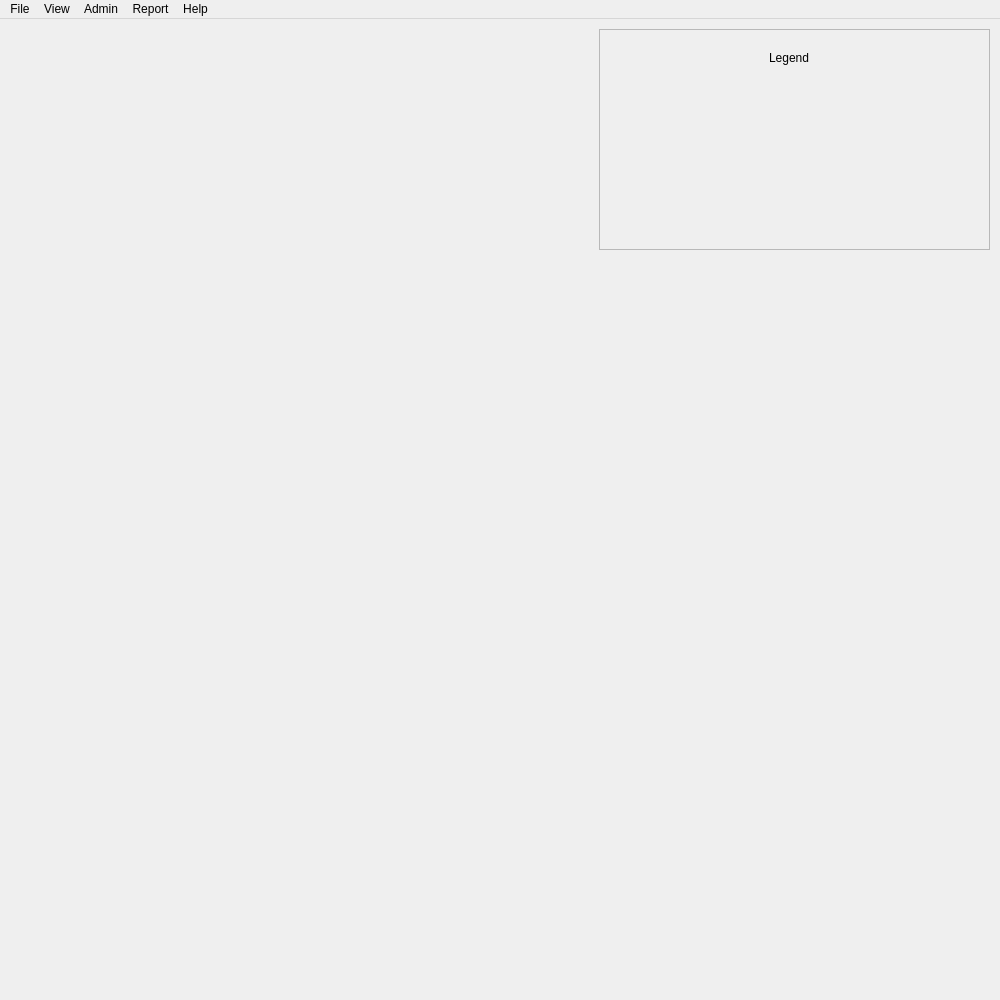
<?xml version="1.0" encoding="UTF-8"?>
<ui version="4.0">
 <class>MapWindow</class>
 <widget class="QMainWindow" name="MapWindow">
  <property name="geometry">
   <rect>
    <x>0</x>
    <y>0</y>
    <width>1000</width>
    <height>1000</height>
   </rect>
  </property>
  <property name="windowTitle">
   <string>MapWindow</string>
  </property>
  <widget class="QWidget" name="centralWidget">
   <widget class="QFrame" name="frame">
    <property name="geometry">
     <rect>
      <x>599</x>
      <y>10</y>
      <width>391</width>
      <height>221</height>
     </rect>
    </property>
    <property name="frameShape">
     <enum>QFrame::StyledPanel</enum>
    </property>
    <property name="frameShadow">
     <enum>QFrame::Raised</enum>
    </property>
    <widget class="QLabel" name="label">
     <property name="geometry">
      <rect>
       <x>170</x>
       <y>20</y>
       <width>51</width>
       <height>17</height>
      </rect>
     </property>
     <property name="text">
      <string>Legend</string>
     </property>
    </widget>
   </widget>
  </widget>
  <widget class="QMenuBar" name="menuBar">
   <property name="geometry">
    <rect>
     <x>0</x>
     <y>0</y>
     <width>1000</width>
     <height>23</height>
    </rect>
   </property>
   <widget class="QMenu" name="menuFile">
    <property name="title">
     <string>File</string>
    </property>
    <widget class="QMenu" name="menuSearch">
     <property name="title">
      <string>Search</string>
     </property>
     <widget class="QMenu" name="menuAvailable_Beds">
      <property name="title">
       <string>Available Beds</string>
      </property>
      <addaction name="actionAcute_Care"/>
      <addaction name="separator"/>
      <addaction name="actionComplex_Continuing_Care"/>
      <addaction name="separator"/>
      <addaction name="actionLong_Term_Care"/>
     </widget>
     <addaction name="menuAvailable_Beds"/>
    </widget>
    <addaction name="menuSearch"/>
    <addaction name="separator"/>
    <addaction name="actionLogout"/>
   </widget>
   <widget class="QMenu" name="menuView">
    <property name="title">
     <string>View</string>
    </property>
    <widget class="QMenu" name="menuFacility">
     <property name="title">
      <string>Facility</string>
     </property>
     <addaction name="actionHospital"/>
     <addaction name="separator"/>
     <addaction name="actionNursing_Home"/>
     <addaction name="separator"/>
     <addaction name="actionView_All"/>
    </widget>
    <addaction name="menuFacility"/>
   </widget>
   <widget class="QMenu" name="menuHelp">
    <property name="title">
     <string>Help</string>
    </property>
    <addaction name="actionAbout"/>
    <addaction name="actionFacilityView"/>
   </widget>
   <widget class="QMenu" name="menuAdmin">
    <property name="title">
     <string>Admin</string>
    </property>
    <addaction name="actionAdd_newUser"/>
   </widget>
   <widget class="QMenu" name="menuReport">
    <property name="title">
     <string>Report</string>
    </property>
    <addaction name="actionGenerate"/>
   </widget>
   <addaction name="menuFile"/>
   <addaction name="menuView"/>
   <addaction name="menuAdmin"/>
   <addaction name="menuReport"/>
   <addaction name="menuHelp"/>
  </widget>
  <action name="actionAbout">
   <property name="text">
    <string>About</string>
   </property>
  </action>
  <action name="actionHospital">
   <property name="text">
    <string>Hospital</string>
   </property>
  </action>
  <action name="actionNursing_Home">
   <property name="text">
    <string>Nursing Home</string>
   </property>
  </action>
  <action name="actionFull_Screen">
   <property name="text">
    <string>Full Screen</string>
   </property>
  </action>
  <action name="actionZoom_In">
   <property name="text">
    <string>Zoom In</string>
   </property>
  </action>
  <action name="actionZoom_Out">
   <property name="text">
    <string>Zoom Out</string>
   </property>
  </action>
  <action name="actionOn">
   <property name="text">
    <string>On</string>
   </property>
  </action>
  <action name="actionOff">
   <property name="text">
    <string>Off</string>
   </property>
  </action>
  <action name="actionLogout">
   <property name="text">
    <string>Logout</string>
   </property>
  </action>
  <action name="actionAcute_Care">
   <property name="text">
    <string>Acute Care</string>
   </property>
  </action>
  <action name="actionComplex_Continuing_Care">
   <property name="text">
    <string>Complex Continuing Care</string>
   </property>
  </action>
  <action name="actionLong_Term_Care">
   <property name="text">
    <string>Long Term Care</string>
   </property>
  </action>
  <action name="actionAdd_newUser">
   <property name="text">
    <string>Create User</string>
   </property>
  </action>
  <action name="actionDelete_User">
   <property name="text">
    <string>Delete User</string>
   </property>
  </action>
  <action name="actionCreate_Facility">
   <property name="text">
    <string>Create Facility</string>
   </property>
  </action>
  <action name="actionDelete_Facility">
   <property name="text">
    <string>Delete Facility</string>
   </property>
  </action>
  <action name="actionFacilityView">
   <property name="text">
    <string>FacilityView</string>
   </property>
  </action>
  <action name="actionGenerate">
   <property name="text">
    <string>Generate</string>
   </property>
  </action>
  <action name="actionView_All">
   <property name="text">
    <string>View All</string>
   </property>
  </action>
 </widget>
 <layoutdefault spacing="6" margin="11"/>
 <resources/>
 <connections/>
</ui>
